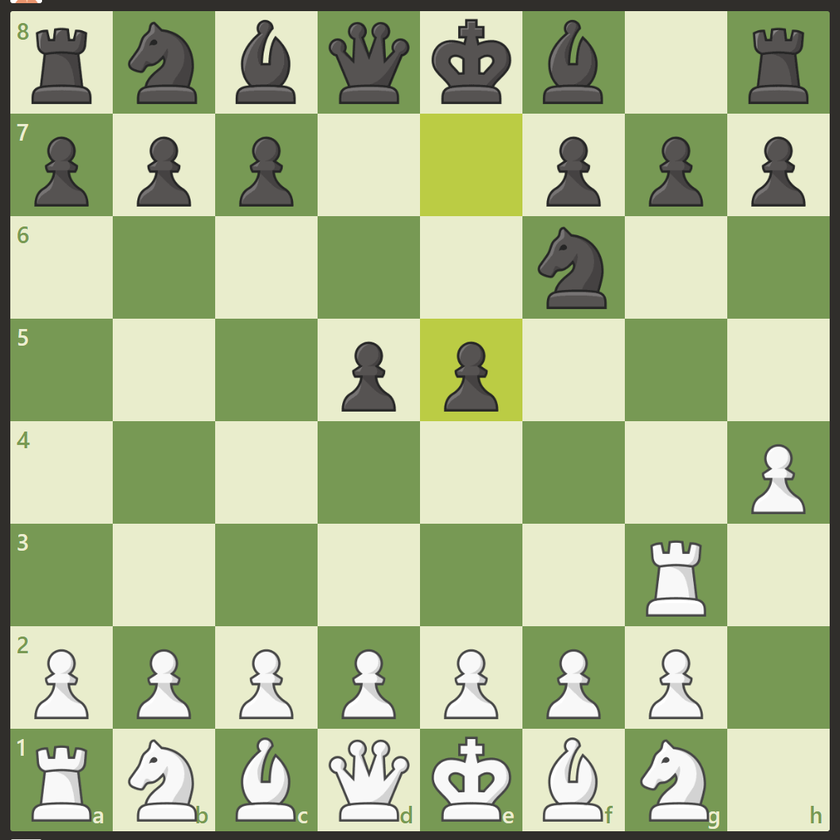
#> input picture vision/chess_pieces_png/chessboard_rook_dif.png, 840 x 840 px, shrunk from 1058 x 1057 before the run, found by its file name
$ python main.py
#> lines starting #> are read from the running program, lines starting #| are printed output that depends on the picture; after the words box and inside, x2 and y2 are one past the last pixel; in counts of white or black regions, pixels touching at a corner belong together
import cv2 as cv
import numpy as np

chessboard_img = cv.imread(
    r"vision\chess_pieces_png\chessboard_rook_dif.png", cv.IMREAD_UNCHANGED
)
#> chessboard_img is the input picture: shape (840, 840, 4); mean B, G, R, A 138.9, 182.2, 167.7, 255

white_rook_img = cv.imread(
    r"vision\chess_pieces_png\white_rook2_no_back.png", cv.IMREAD_UNCHANGED
)
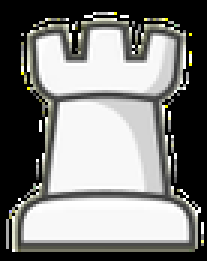
#> input picture vision/chess_pieces_png/white_rook2_no_back.png, 69 x 87 px, shrunk from 87 x 110 before the run, found by its file name (shown 3 times larger)
#> white_rook_img is the input picture: shape (87, 69, 4); mean B, G, R, A 126.9, 128.9, 128.8, 147.7
# width and hight of the image
white_rook_w = white_rook_img.shape[1]
#> white_rook_w = 69
white_rook_h = white_rook_img.shape[0]
#> white_rook_h = 87

result = cv.matchTemplate(chessboard_img, white_rook_img, cv.TM_CCOEFF_NORMED)
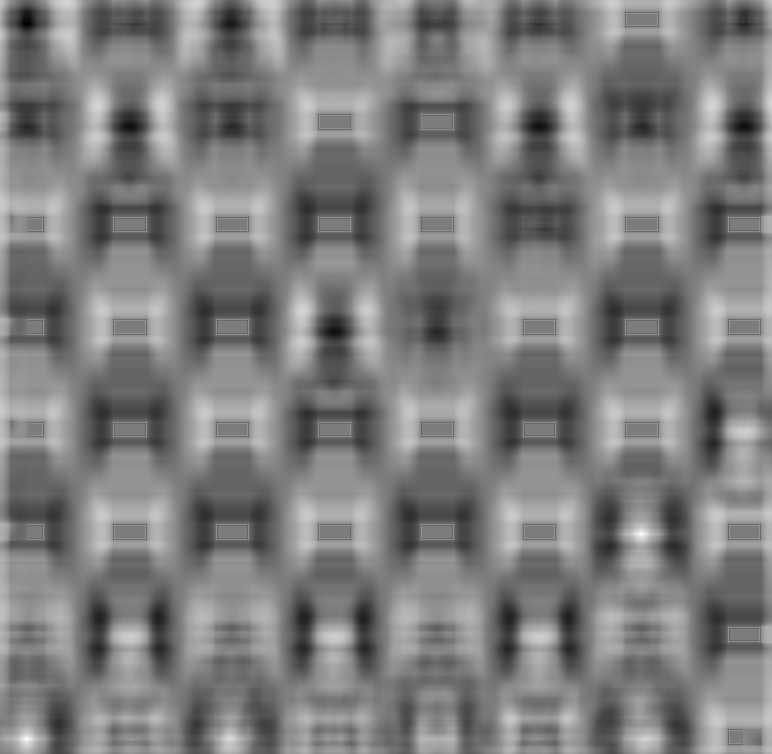
#> result: shape (754, 772) float32; min -0.641, max 0.672, mean 0.00848; drawn with min black and max white
print(str(result) + "\n")
#> (printed output is left out)

threshold = 0.6
locations = np.where(result >= threshold)
#> locations = 18 positions, rows 532 to 739, columns 25 to 642

print(str(locations) + "\n")
#| (array([532, 533, 533, 533, 533, 534, 534, 534, 534, 737, 738, 738, 738,
#|        738, 739, 739, 739, 739]), array([641, 639, 640, 641, 642, 639, 640, 641, 642,  26,  25,  26,  27,
#|         28,  25,  26,  27,  28]))

locations = list(zip(*locations[::-1]))
#> locations = [(641, 532), (639, 533), (640, 533), (641, 533), (642, 533), (639, 534), (640, 534), (641, 534), (642, 534), (26, 737), (25, 738), (26, 738), (27, 738), (28, 738), (25, 739), (26, 739), (27, 739), (28, 739)]
print(locations)
#| [(641, 532), (639, 533), (640, 533), (641, 533), (642, 533), (639, 534), (640, 534), (641, 534), (642, 534), (26, 737), (25, 738), (26, 738), (27, 738), (28, 738), (25, 739), (26, 739), (27, 739), (28, 739)]

rectangles = []
for loc in locations:
    rect = [int(loc[0]), int(loc[1]), white_rook_w, white_rook_h]
    rectangles.append(rect)
#> this loop made 18 passes
#> rect on passes 1 to 12: [641, 532, 69, 87], [639, 533, 69, 87], [640, 533, 69, 87], [641, 533, 69, 87], [642, 533, 69, 87], [639, 534, 69, 87], [640, 534, 69, 87], [641, 534, 69, 87], [642, 534, 69, 87], [26, 737, 69, 87], [25, 738, 69, 87], [26, 738, 69, 87]
#> after the loop, rectangles = 18 items, first 6: [641, 532, 69, 87], [639, 533, 69, 87], [640, 533, 69, 87], [641, 533, 69, 87], [642, 533, 69, 87], [639, 534, 69, 87]

rectangles, weights = cv.groupRectangles(rectangles, 1, 0.5)
#> rectangles = [[641, 533, 69, 87], [26, 738, 69, 87]]; weights = [9, 9]

if len(rectangles):
    print("White rook found")

    white_rook_w = white_rook_img.shape[1]
    white_rook_h = white_rook_img.shape[0]
    line_color = (0, 0, 255)
    line_type = cv.LINE_4
    line_thickness = 1

    for x, y, w, h in rectangles:
        top_left = x, y
        bottom_right = x + w, y + h

        cv.rectangle(
            chessboard_img,
            top_left,
            bottom_right,
            line_color,
            line_thickness,
            line_type,
        )
#> this loop made 2 passes
#> (x, y, w, h, bottom_right) on passes 1 to 2: (641, 533, 69, 87, (710, 620)), (26, 738, 69, 87, (95, 825))
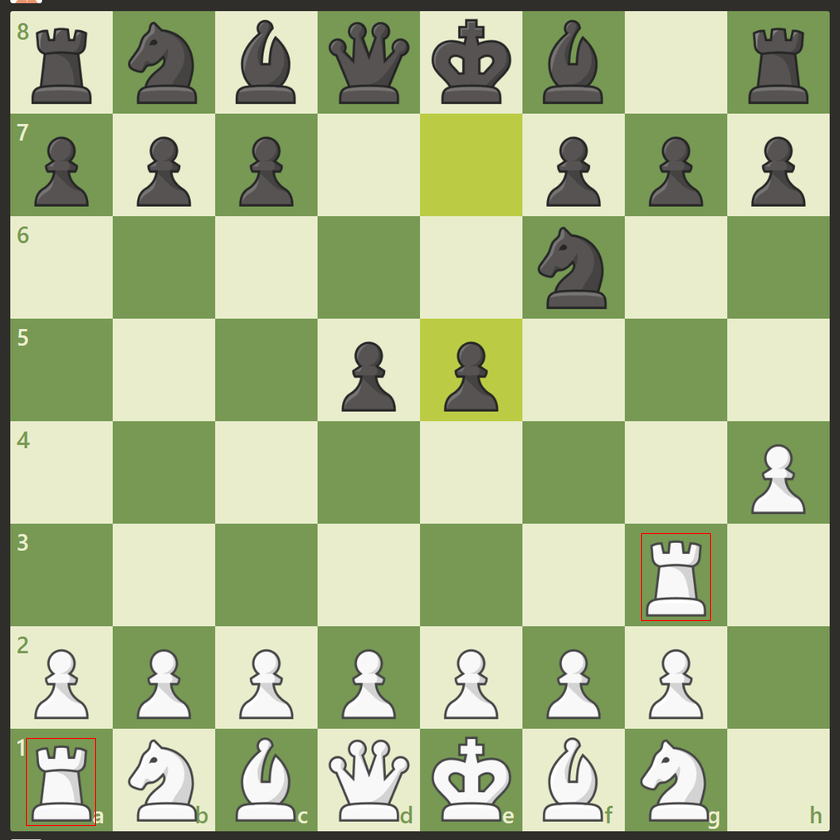
#> chessboard_img: shape (840, 840, 4); 0.09% of pixels changed, all inside (x1, y1, x2, y2) = (26, 533, 711, 826)

    cv.imshow("Chessboard", chessboard_img)
    cv.waitKey()

else:
    print("White rook not found")
